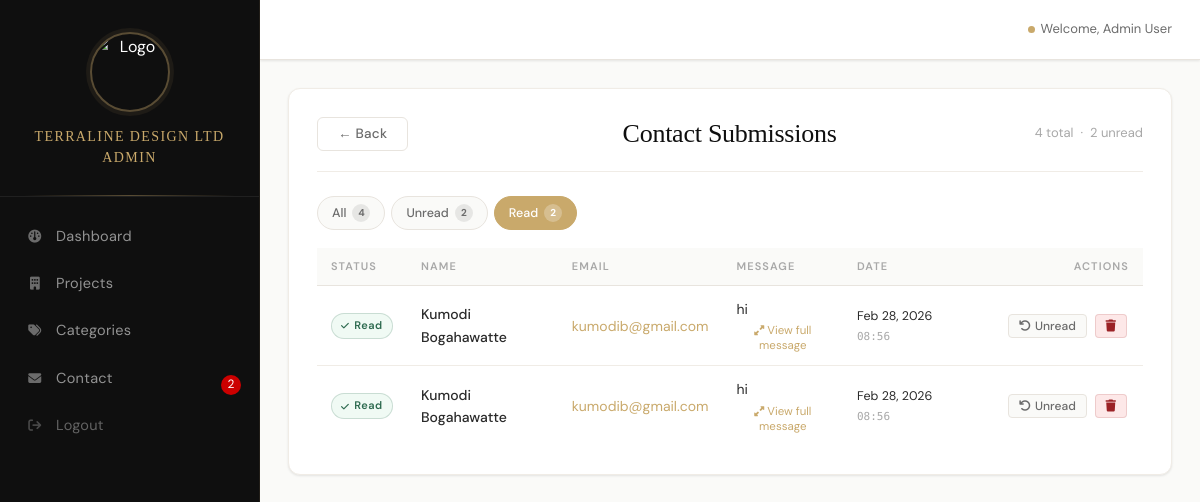
The page /admin/submissions.php?filter=read (signed in) on the database its author committed.
### tables this page shows
CREATE TABLE `contact_submissions` (
  `id` int(11) NOT NULL,
  `name` varchar(100) NOT NULL,
  `email` varchar(100) NOT NULL,
  `message` text NOT NULL,
  `is_read` tinyint(1) DEFAULT 0,
  `created_at` timestamp NOT NULL DEFAULT current_timestamp()
);

### admin/submissions.php (the view, shortened to what this page needs)
<?php
$db = Database::getInstance()->getConnection();
$filter = isset($_GET['filter']) ? $_GET['filter'] : 'all';
$whereClause = '';
if ($filter === 'unread') {
    $whereClause = 'WHERE is_read = 0';
} elseif ($filter === 'read') {
    $whereClause = 'WHERE is_read = 1';
}
$page = isset($_GET['page']) ? max(1, (int)$_GET['page']) : 1;
$perPage = 20;
$offset = ($page - 1) * $perPage;
$submissions = $db->query("SELECT * FROM contact_submissions $whereClause ORDER BY created_at DESC LIMIT $perPage OFFSET $offset")->fetchAll();
$readCount   = $db->query("SELECT COUNT(*) FROM contact_submissions WHERE is_read = 1")->fetchColumn();
$allCount    = $db->query("SELECT COUNT(*) FROM contact_submissions")->fetchColumn();
include __DIR__ . '/includes/header.php';
?>
<div class="admin-content">
    <div class="admin-header">
        <a href="/architecture-firm/admin/index.php" class="btn-secondary" style="float:left;margin-right:16px;">&larr; Back</a>
        <h1 style="display:inline-block;">Contact Submissions</h1>
        <div class="submissions-meta">
            <?php echo $allCount; ?> total &nbsp;&middot;&nbsp; <?php echo $unreadCount; ?> unread
        </div>
    </div>
    <div class="submissions-filters">
        <a href="?filter=all"    class="filter-btn <?php echo $filter==='all'    ? 'active':''; ?>">All <span class="filter-count"><?php echo $allCount; ?></span></a>
        <a href="?filter=unread" class="filter-btn <?php echo $filter==='unread' ? 'active':''; ?>">Unread <span class="filter-count"><?php echo $unreadCount; ?></span></a>
        <a href="?filter=read"   class="filter-btn <?php echo $filter==='read'   ? 'active':''; ?>">Read <span class="filter-count"><?php echo $readCount; ?></span></a>
    </div>
    <?php if (empty($submissions)): ?>
    <div class="empty-state">
        <i class="fas fa-inbox"></i>
        <p>No submissions found.</p>
    </div>
    <?php else: ?>
    <table class="data-table submissions-table">
        <thead>
            <tr>
                <th style="width:90px;">Status</th>
                <th>Name</th>
                <th>Email</th>
                <th>Message</th>
                <th style="width:140px;">Date</th>
                <th style="width:160px; text-align:right;">Actions</th>
            </tr>
        </thead>
        <tbody>
            <?php foreach ($submissions as $sub): ?>
            <tr class="<?php echo !$sub['is_read'] ? 'unread' : ''; ?>">
                <td data-label="Status">
                    <?php if (!$sub['is_read']): ?>
                        <span class="status-badge status-new"><i class="fas fa-circle" style="font-size:7px;"></i> New</span>
                    <?php else: ?>
                        <span class="status-badge status-read"><i class="fas fa-check" style="font-size:9px;"></i> Read</span>
                    <?php endif; ?>
                </td>
                <td data-label="Name"><strong style="font-weight:500;"><?php echo htmlspecialchars($sub['name']); ?></strong></td>
                <td data-label="Email"><a href="mailto:<?php echo htmlspecialchars($sub['email']); ?>" style="color:var(--gold);text-decoration:none;"><?php echo htmlspecialchars($sub['email']); ?></a></td>
                <td data-label="Message" class="message-cell">
                    <div>
                        <?php echo htmlspecialchars(substr($sub['message'], 0, 80)); ?><?php echo strlen($sub['message'])>80?'…':''; ?>
                    </div>
                    <button class="btn-link" onclick="showMsg('<?php echo htmlspecialchars(addslashes($sub['name'])); ?>','<?php echo htmlspecialchars(addslashes($sub['message'])); ?>')" style="font-size:11.5px;margin-top:3px;display:block;">
                        <i class="fas fa-expand-alt" style="font-size:10px;"></i> View full message
                    </button>
                </td>
                <td data-label="Date" class="date-cell">
                    <?php echo date('M d, Y', strtotime($sub['created_at'])); ?><br>
                    <span class="date-time"><?php echo date('H:i', strtotime($sub['created_at'])); ?></span>
                </td>
                <td class="actions">
                    <?php if(!$sub['is_read']): ?>
                    <a href="?read=<?php echo $sub['id']; ?>&filter=<?php echo $filter; ?>" class="btn-small"><i class="fas fa-check"></i> Read</a>
                    <?php else: ?>
                    <a href="?unread=<?php echo $sub['id']; ?>&filter=<?php echo $filter; ?>" class="btn-small"><i class="fas fa-undo"></i> Unread</a>
                    <?php endif; ?>
                    <a href="?delete=<?php echo $sub['id']; ?>&filter=<?php echo $filter; ?>" class="btn-small danger" onclick="return confirm('Delete this submission?')"><i class="fas fa-trash"></i></a>
                </td>
            </tr>
            <?php endforeach; ?>
        </tbody>
    </table>
    <?php endif; ?>
</div>
<?php include __DIR__ . '/includes/footer.php'; ?>

### rows shown on the page
contact_submissions: is_read 1 (drawn), name "Kumodi Bogahawatte", email "kumodib@gmail.com", message "hi", created_at "Feb 28, 2026", created_at "08:56"
contact_submissions: is_read 1 (drawn), name "Kumodi Bogahawatte", email "kumodib@gmail.com", message "hi", created_at "Feb 28, 2026", created_at "08:56"

### other values the page prints
$unreadCount "2"
$_SESSION['user_name'] "Admin User"
$allCount "4"
$readCount "2"
